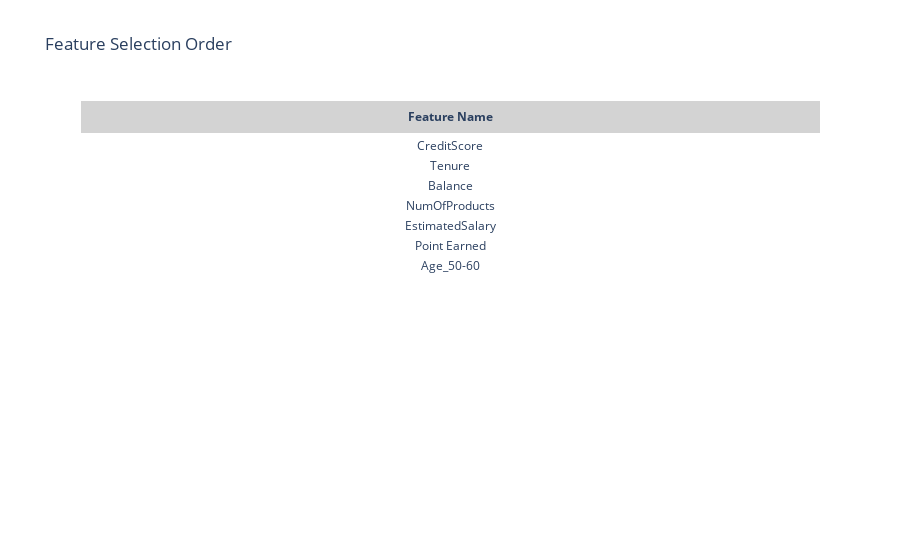

The code cell stored with this chart in its notebook:
### Code cell
table = go.Figure(data=[go.Table(
    header=dict(values=["<b>Feature Name</b>"],
                fill_color='lightgrey',
                align='center'),
    cells=dict(values=[features],
               fill_color='white',
               align='center')
)])


table.update_layout(title="Feature Selection Order")
table.show()

### Figure 1 — Plotly figure (JSON) as saved in the notebook; plotly's stock layout.template omitted (floating-point values rounded to 4 significant figures)
{"data": [{"cells": {"align": "center", "fill": {"color": "white"}, "values": [["CreditScore", "Tenure", "Balance", "NumOfProducts", "EstimatedSalary", "Point Earned", "Age_50-60"]]}, "header": {"align": "center", "fill": {"color": "lightgrey"}, "values": ["<b>Feature Name</b>"]}, "type": "table"}], "layout": {"title": {"text": "Feature Selection Order"}}}
